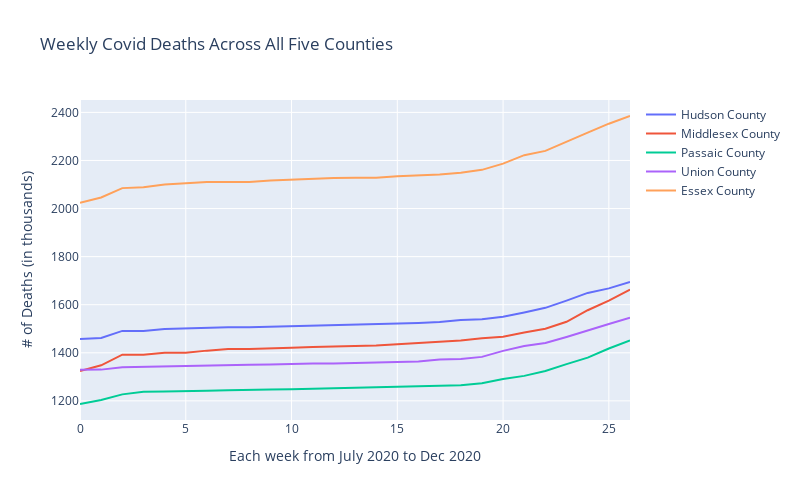

Notebook code for this chart:
### Markdown cell above
#### Plotting the Deaths of the data

### Code cell
# Deaths
fig = go.Figure()
for county in five_counties:
    fig.add_trace(go.Scatter(x=five_counties_deaths_dataset[county].index, y=five_counties_deaths_dataset[county], mode='lines', name=county))
fig.update_layout(
    title='Weekly Covid Deaths Across All Five Counties',
    xaxis=dict(title='Each week from July 2020 to Dec 2020'),
    yaxis=dict(title='# of Deaths (in thousands)'),
    showlegend=True,
    width=800,
    height=500 
)

### Figure 1 — Plotly figure (JSON) as saved in the notebook; plotly's stock layout.template omitted (floating-point values rounded to 4 significant figures)
{"data": [{"mode": "lines", "name": "Hudson County ", "type": "scatter", "x": [0, 1, 2, 3, 4, 5, 6, 7, 8, 9, 10, 11, 12, 13, 14, 15, 16, 17, 18, 19, 20, 21, 22, 23, 24, 25, 26], "y": [1457, 1462, 1491, 1491, 1499, 1502, 1505, 1506, 1506, 1508, 1512, 1513, 1513, 1517, 1518, 1520, 1524, 1528, 1536, 1540, 1550, 1568, 1587, 1617, 1649, 1668, 1695]}, {"mode": "lines", "name": "Middlesex County ", "type": "scatter", "x": [0, 1, 2, 3, 4, 5, 6, 7, 8, 9, 10, 11, 12, 13, 14, 15, 16, 17, 18, 19, 20, 21, 22, 23, 24, 25, 26], "y": [1324, 1348, 1392, 1392, 1400, 1400, 1409, 1416, 1416, 1417, 1421, 1424, 1425, 1429, 1430, 1436, 1441, 1445, 1451, 1460, 1467, 1484, 1500, 1529, 1577, 1617, 1663]}, {"mode": "lines", "name": "Passaic County ", "type": "scatter", "x": [0, 1, 2, 3, 4, 5, 6, 7, 8, 9, 10, 11, 12, 13, 14, 15, 16, 17, 18, 19, 20, 21, 22, 23, 24, 25, 26], "y": [1187, 1204, 1227, 1238, 1239, 1239, 1242, 1244, 1244, 1247, 1248, 1250, 1252, 1254, 1255, 1258, 1260, 1261, 1265, 1273, 1291, 1304, 1324, 1353, 1380, 1418, 1451]}, {"mode": "lines", "name": "Union County ", "type": "scatter", "x": [0, 1, 2, 3, 4, 5, 6, 7, 8, 9, 10, 11, 12, 13, 14, 15, 16, 17, 18, 19, 20, 21, 22, 23, 24, 25, 26], "y": [1329, 1330, 1340, 1342, 1345, 1347, 1348, 1349, 1350, 1351, 1354, 1355, 1355, 1356, 1360, 1362, 1364, 1372, 1374, 1383, 1408, 1428, 1441, 1466, 1494, 1520, 1546]}, {"mode": "lines", "name": "Essex County ", "type": "scatter", "x": [0, 1, 2, 3, 4, 5, 6, 7, 8, 9, 10, 11, 12, 13, 14, 15, 16, 17, 18, 19, 20, 21, 22, 23, 24, 25, 26], "y": [2024, 2046, 2085, 2089, 2100, 2105, 2110, 2110, 2110, 2117, 2121, 2124, 2127, 2128, 2128, 2134, 2137, 2142, 2149, 2161, 2187, 2222, 2240, 2279, 2316, 2353, 2385]}], "layout": {"height": 500, "showlegend": true, "title": {"text": "Weekly Covid Deaths Across All Five Counties"}, "width": 800, "xaxis": {"title": {"text": "Each week from July 2020 to Dec 2020"}}, "yaxis": {"title": {"text": "# of Deaths (in thousands)"}}}}
